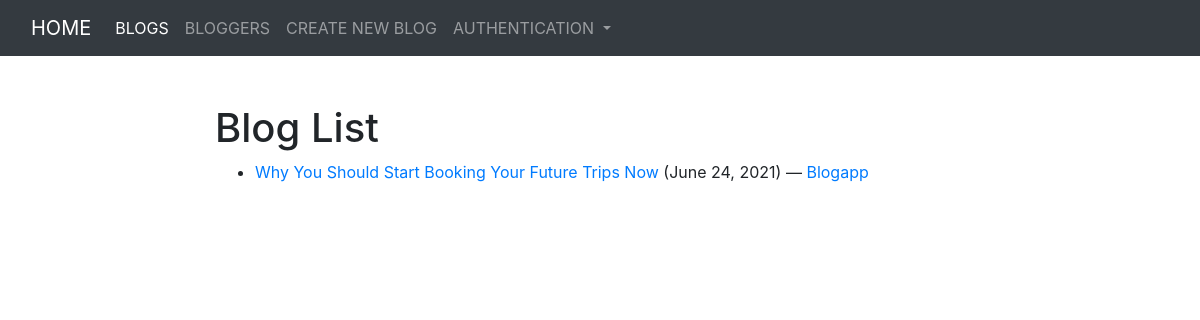
The app's page /blog/blogs/, older data.
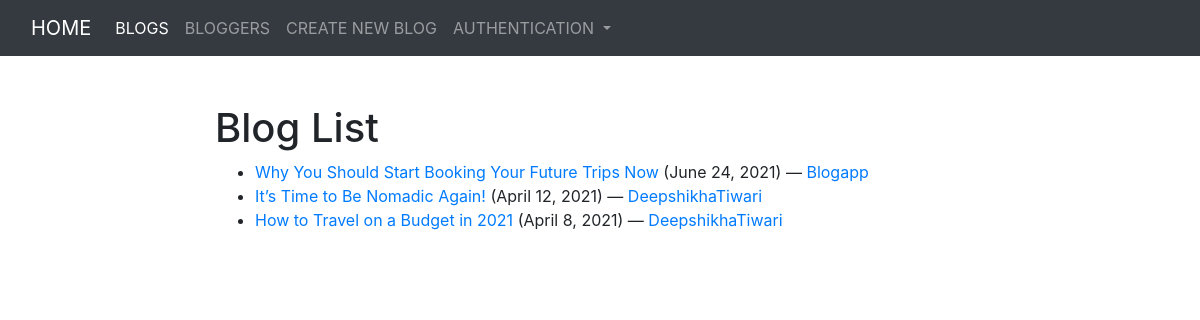
The same page, newer data.
### blog/models.py (models this page shows, shortened)
class Blog(models.Model):
    name = models.CharField(max_length=500)
    author = ForeignKey(BlogAuthor, on_delete=models.SET_NULL, null=True)
    description = models.TextField(max_length=1000, help_text='Enter your blog text')
    post_date = models.DateField(default=date.today())
    class Meta:
        ordering = ["-post_date"]
    def get_absolute_url(self):
        return reverse('blog-detail', args=[str(self.id)])

class BlogAuthor(models.Model):
    user = OneToOneField(User, on_delete=models.SET_NULL, null=True)
    bio = models.TextField(max_length=200, help_text='Enter bio details here')
    class Meta:
        ordering = ['user', 'bio']
    def __str__(self):
        return self.user.username

### blog/views.py (the view)
# urls.py: path('blogs/', views.BlogListView.as_view(), name='blogs'),
class BlogListView(generic.ListView):
    model = Blog
    paginate_by = 5

### blog/templates/blog/blog_list.html (shortened to what this page needs)
<!DOCTYPE html>
<html lang="en">
<head>
    {% extends "base_generic.html" %}
{% block content %}
  <br>
  <br>
  <h1>Blog List</h1>
  {% if blog_list %}
  <ul>
    {% for blog in blog_list %}
      <li>
        <a href="{{ blog.get_absolute_url }}">{{ blog.name }} </a>  ({{blog.post_date}}) —
        <a href="{% url 'blogs-by-author' blog.author.pk %}">{{ blog.author }}</a>
      </li>
    {% endfor %}
  </ul>
  {% else %}
    <p>There is no blogs.</p>
  {% endif %}
{% endblock %}

### blog/templates/base_generic.html (shortened to what this page needs)
<!DOCTYPE html>
<html lang="en">
<head>
    <link rel="stylesheet" href="https://cdn.jsdelivr.net/npm/bootstrap@4.5.3/dist/css/bootstrap.min.css"
>
    {% load static %}
    <link rel="stylesheet" href="{% static 'css/styles.css' %}">
</head>
<body>
<nav class="navbar navbar-expand-lg navbar-dark bg-dark">
  <div class="container-fluid">
    <a class="navbar-brand" href="{% url 'index' %}">HOME</a>
    <div class="collapse navbar-collapse" id="navbarSupportedContent">
      <ul class="navbar-nav me-auto mb-2 mb-lg-0">
        <li class="nav-item">
          <a class="nav-link active" aria-current="page" href="{% url 'blogs' %}">BLOGS</a>
        </li>
        <li class="nav-item">
          <a class="nav-link" href="{% url 'bloggers' %}">BLOGGERS</a>
        </li>
          <li class="nav-item">
          <a class="nav-link" href="{% url 'blog-create' %}">CREATE NEW BLOG</a>
        </li>
        <li class="nav-item dropdown">
          <a class="nav-link dropdown-toggle" href="#" id="navbarDropdown" role="button" data-bs-toggle="dropdown" aria-expanded="false">
            AUTHENTICATION
          </a>
        </li>
      </ul>
    </div>
  </div>
</nav>
<div class="container-fluid">
    <div class="row">
        <div class="col-sm-2">
        </div>
        <div class="col-sm-10 ">
            {% block content %}{% endblock %}
        </div>
    </div>
</div>
</body>
</html>

Row changes from the older to the newer data that the page shows:
added Blog: name "It’s Time to Be Nomadic Again!", post_date "April 12, 2021", author "DeepshikhaTiwari"
added Blog: name "How to Travel on a Budget in 2021", post_date "April 8, 2021", author "DeepshikhaTiwari"
